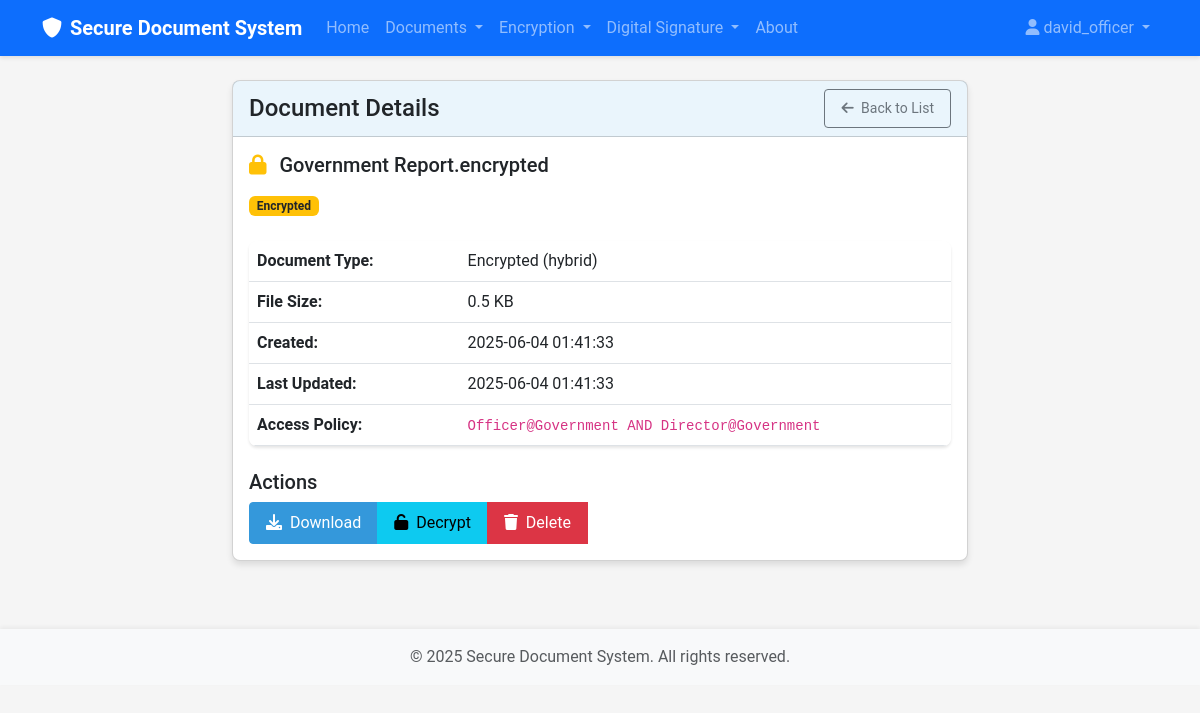
/document/view/8 (signed in), run on the app's committed database.
### src/models/user.py (models this page shows, shortened)
class User(UserMixin, db.Model):
    id = db.Column(db.Integer, primary_key=True)
    username = db.Column(db.String(64), index=True, unique=True)
    email = db.Column(db.String(120), index=True, unique=True)
    password = db.Column(db.String(128))
    role = db.Column(db.String(20), default='reader')  # 'data_owner', 'reader', 'authority'
    created_at = db.Column(db.DateTime, default=datetime.utcnow)
    public_key = db.Column(db.Text)
    private_key_encrypted = db.Column(db.Text)
    documents = db.relationship('Document', foreign_keys='Document.user_id', backref='owner', lazy='dynamic')
    attributes = db.relationship('Attribute', secondary=user_attributes,
                                backref=db.backref('users', lazy='dynamic'))

### src/models/document.py (models this page shows, shortened)
class Document(db.Model):
    id = db.Column(db.Integer, primary_key=True)
    filename = db.Column(db.String(256), nullable=False)
    original_filename = db.Column(db.String(256), nullable=False)
    file_type = db.Column(db.String(64))
    file_size = db.Column(db.Integer)  # Size in bytes
    doc_type = db.Column(db.String(20))  # 'original', 'encrypted', 'signed'
    encryption_method = db.Column(db.String(20), nullable=True)  # 'maabe', 'hybrid', None
    access_policy = db.Column(db.Text, nullable=True)
    is_signed = db.Column(db.Boolean, default=False)
    signature_file = db.Column(db.String(256), nullable=True)
    signer_id = db.Column(db.Integer, db.ForeignKey('user.id'), nullable=True)
    user_id = db.Column(db.Integer, db.ForeignKey('user.id'), nullable=False)
    parent_id = db.Column(db.Integer, db.ForeignKey('document.id'), nullable=True)
    children = db.relationship('Document',
                              backref=db.backref('parent', remote_side=[id]),
                              foreign_keys=[parent_id])
    signer = db.relationship('User', foreign_keys=[signer_id], backref='signed_documents')
    created_at = db.Column(db.DateTime, default=datetime.utcnow)
    updated_at = db.Column(db.DateTime, default=datetime.utcnow, onupdate=datetime.utcnow)

### src/routes/document.py (the view)
@document_bp.route('/view/<int:document_id>')
@login_required
def view(document_id):
    document = Document.query.get_or_404(document_id)
    if document.user_id != current_user.id:
        flash('You do not have permission to view this document', 'danger')
        return redirect(url_for('document.list'))
    return render_template('document/view.html', title='Document Details',
                          document=document)

### templates/document/view.html (shortened to what this page needs)
{% extends "base.html" %}
{% block content %}
<div class="row justify-content-center">
    <div class="col-md-8">
        <div class="card">
            <div class="card-header d-flex justify-content-between align-items-center">
                <h4 class="mb-0">Document Details</h4>
                <a href="{{ url_for('document.list') }}" class="btn btn-sm btn-outline-secondary">
                    <i class="fas fa-arrow-left me-1"></i> Back to List
                </a>
            </div>
            <div class="card-body">
                <div class="mb-4">
                    <h5>
                        {% if document.doc_type == 'original' %}
                            <i class="fas fa-file-alt text-primary me-2"></i>
                        {% elif document.doc_type == 'encrypted' %}
                            <i class="fas fa-lock text-warning me-2"></i>
                        {% elif document.doc_type == 'signed' %}
                            <i class="fas fa-file-signature text-success me-2"></i>
                        {% endif %}
                        {{ document.original_filename }}
                    </h5>
                    <div class="mt-3">
                        {% if document.doc_type == 'encrypted' %}
                            <span class="badge bg-warning text-dark">Encrypted</span>
                        {% endif %}
                    </div>
                </div>
                <table class="table">
                    <tr>
                        <th style="width: 30%">Document Type:</th>
                        <td>
                            {% if document.doc_type == 'original' %}
                                Original
                            {% elif document.doc_type == 'encrypted' %}
                                Encrypted ({{ document.encryption_method }})
                            {% elif document.doc_type == 'signed' %}
                                Signed
                            {% endif %}
                        </td>
                    </tr>
                    <tr>
                        <th>File Size:</th>
                        <td>{{ (document.file_size / 1024)|round(1) }} KB</td>
                    </tr>
                    <tr>
                        <th>Created:</th>
                        <td>{{ document.created_at.strftime('%Y-%m-%d %H:%M:%S') }}</td>
                    </tr>
                    <tr>
                        <th>Last Updated:</th>
                        <td>{{ document.updated_at.strftime('%Y-%m-%d %H:%M:%S') }}</td>
                    </tr>
                    {% if document.doc_type == 'encrypted' %}
                        <tr>
                            <th>Access Policy:</th>
                            <td><code>{{ document.access_policy }}</code></td>
                        </tr>
                    {% endif %}
                </table>
                <div class="mt-4">
                    <h5>Actions</h5>
                    <div class="btn-group">
                        <a href="{{ url_for('document.download', document_id=document.id) }}" class="btn btn-primary">
                            <i class="fas fa-download me-1"></i> Download
                        </a>
                        {% if document.doc_type == 'encrypted' %}
                            <a href="{{ url_for('encryption.decrypt', document_id=document.id) }}" class="btn btn-info">
                                <i class="fas fa-unlock me-1"></i> Decrypt
                            </a>
                        {% endif %}
                        <button type="button" class="btn btn-danger" onclick="confirmDelete('delete-form')">
                            <i class="fas fa-trash me-1"></i> Delete
                        </button>
                    </div>
                </div>
            </div>
        </div>
    </div>
</div>
{% endblock %}

### templates/base.html (shortened to what this page needs)
<!DOCTYPE html>
<html lang="en">
<head>
    <link href="https://cdn.jsdelivr.net/npm/bootstrap@5.3.0-alpha1/dist/css/bootstrap.min.css" rel="stylesheet">
    <link rel="stylesheet" href="https://cdnjs.cloudflare.com/ajax/libs/font-awesome/6.0.0/css/all.min.css">
    <link rel="stylesheet" href="{{ url_for('static', filename='css/style.css') }}">
</head>
<body>
    <nav class="navbar navbar-expand-lg navbar-dark bg-primary">
        <div class="container">
            <a class="navbar-brand" href="{{ url_for('index') }}">
                <i class="fas fa-shield-alt me-2"></i>Secure Document System
            </a>
            <div class="collapse navbar-collapse" id="navbarNav">
                <ul class="navbar-nav me-auto">
                    <li class="nav-item">
                        <a class="nav-link" href="{{ url_for('index') }}">Home</a>
                    </li>
                    {% if current_user.is_authenticated %}
                        <li class="nav-item dropdown">
                            <a class="nav-link dropdown-toggle" href="#" id="documentsDropdown" role="button" data-bs-toggle="dropdown">
                                Documents
                            </a>
                        </li>
                        <li class="nav-item dropdown">
                            <a class="nav-link dropdown-toggle" href="#" id="encryptionDropdown" role="button" data-bs-toggle="dropdown">
                                Encryption
                            </a>
                        </li>
                        <li class="nav-item dropdown">
                            <a class="nav-link dropdown-toggle" href="#" id="signatureDropdown" role="button" data-bs-toggle="dropdown">
                                Digital Signature
                            </a>
                        </li>
                    {% endif %}
                    <li class="nav-item">
                        <a class="nav-link" href="{{ url_for('about') }}">About</a>
                    </li>
                </ul>
                <ul class="navbar-nav">
                    {% if current_user.is_authenticated %}
                        <li class="nav-item dropdown">
                            <a class="nav-link dropdown-toggle" href="#" id="userDropdown" role="button" data-bs-toggle="dropdown">
                                <i class="fas fa-user me-1"></i>{{ current_user.username }}
                            </a>
                        </li>
                    {% endif %}
                </ul>
            </div>
        </div>
    </nav>
    <div class="container mt-4">
        {% block content %}{% endblock %}
    </div>
    <footer class="footer mt-5 py-3 bg-light">
        <div class="container text-center">
            <span class="text-muted">© 2025 Secure Document System. All rights reserved.</span>
        </div>
    </footer>
</body>
</html>

### static/css/style.css (style rules this page uses)
:root { --primary-color: #3498db; --secondary-color: #2ecc71; --background-color: #f5f5f5; --text-color: #333333; --danger-color: #e74c3c; --success-color: #27ae60; }
body { font-family: 'Roboto', 'Open Sans', sans-serif; background-color: var(--background-color); color: var(--text-color); min-height: 100vh; display: flex; flex-direction: column; }
.navbar { box-shadow: 0 2px 4px rgba(0, 0, 0, 0.1); }
.navbar-brand { font-weight: bold; }
.footer { margin-top: auto; box-shadow: 0 -2px 4px rgba(0, 0, 0, 0.05); }
.card { border-radius: 8px; box-shadow: 0 4px 6px rgba(0, 0, 0, 0.1); transition: transform 0.3s ease, box-shadow 0.3s ease; margin-bottom: 20px; }
.card-header { font-weight: bold; background-color: rgba(52, 152, 219, 0.1); }
.btn { border-radius: 4px; padding: 8px 16px; transition: all 0.3s ease; }
.btn-primary { background-color: var(--primary-color); border-color: var(--primary-color); }
.table { box-shadow: 0 2px 3px rgba(0, 0, 0, 0.1); border-radius: 8px; overflow: hidden; }

### data on the page
User: username "david_officer"
Document: original_filename "Government Report.encrypted", encryption_method "hybrid", (document.file_size/1024)|round(1) "0.5", created_at "2025-06-04 01:41:33", updated_at "2025-06-04 01:41:33", access_policy "Officer@Government AND Director@Government"
